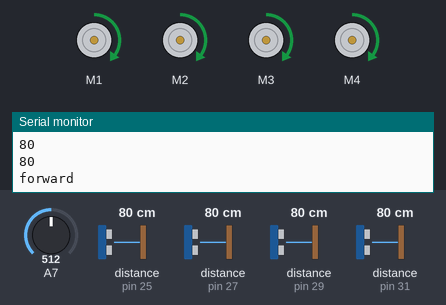
The sketch below on a simulated Arduino Uno, built with avr-gcc and run on an emulated ATmega328P. On the bench: 4 × DC motor (green arrow = forward, orange = backward, longer = faster), the last lines printed to the serial monitor. The test bench sets the inputs (shaded band); at power-on: distance to the obstacle (sensors on pin 29, pin 27, pin 31, pin 25) 80 cm, A7 = 512. The echo pulse lasts 58.3 µs per cm.

Above: at 1.2 s.
1.3 s: distance to the obstacle (sensor on pin 29) set to 2 cm
At 2.1 s:
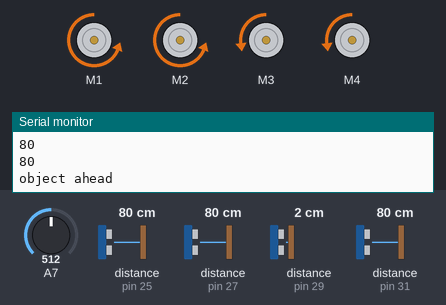
4.3 s: distance to the obstacle (sensor on pin 27) set to 4 cm
At 5.9 s:
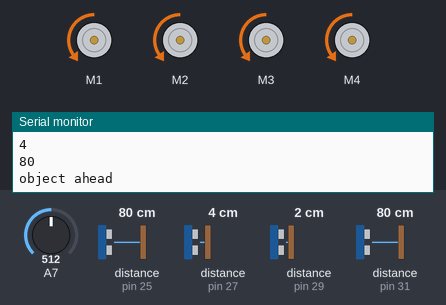
7.3 s: distance to the obstacle (sensor on pin 29) set to 35 cm
10.1 s: distance to the obstacle (sensor on pin 31) set to 18 cm
11.6 s: distance to the obstacle (sensor on pin 31) set to 13 cm
At 12.6 s:
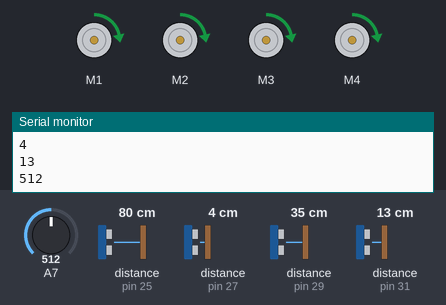
13.1 s: distance to the obstacle (sensor on pin 27) set to 13 cm
14.6 s: distance to the obstacle (sensor on pin 27) set to 18 cm
At 15.3 s:
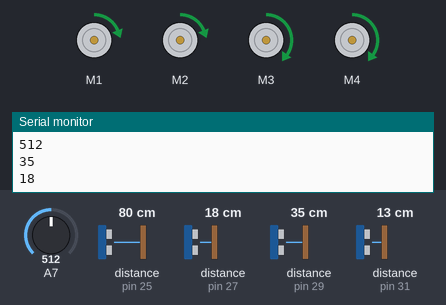
Timing chart, 0 to 17.1 s (numbered marks = the images above; inputs shaded):
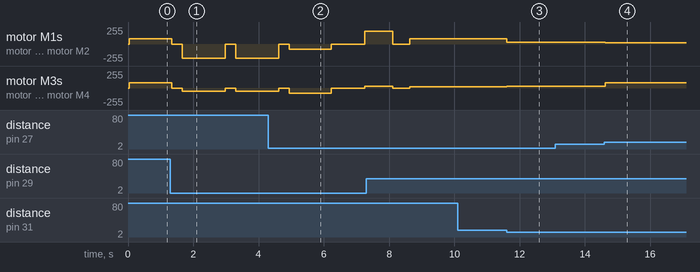

Measured:
- the behaviour switches between 16 and 15 cm on distance to the obstacle (sensor on pin 31) (found by bisection; images 2 and 3)
- the behaviour switches between 15 and 16 cm on distance to the obstacle (sensor on pin 27) (found by bisection; images 3 and 4)
- after the input at 1.3 s, motor M1, motor M2: alternates backward 210/255 for 1.3 s and stopped for 0.32 s, starting at once; motor M3, motor M4: alternates backward 50/255 for 1.3 s and stopped for 0.32 s, starting at once
- after the input at 11.6 s, motor M1, motor M2: forward 80/255 → forward 30/255 at once; motor M3, motor M4: forward 20/255 → forward 30/255 at once
- after the input at 14.6 s, motor M1, motor M2: forward 30/255 → forward 20/255 at once; motor M3, motor M4: forward 30/255 → forward 80/255 at once

The sketch:

Project_carTest1.ino
```cpp
#include <AFMotor.h>
/*
 * We include the AF motor library, which provides direct commands to
 * set motor speed and direction. Below we initilize four motors, specifying
 * their specific connection to the motor shield.
 */
AF_DCMotor motor1(1); // Back Right
AF_DCMotor motor2(2); // Front Right
AF_DCMotor motor3(3); // Back Left
AF_DCMotor motor4(4); // Front Left

int roadMotorSpeed = 80;  // Set default power to send to motors
int slowMotorSpeed = 30;  // Set slow speed
//int highwayMotorSpeed = 120;
int turnSpeed = 30; // set turn speed

bool objectFront;
bool forward;
bool backward;
bool turnRight;
bool turnLeft;
int backUpTime = 1300; // set time in milliseconds for car to backup and turn
int forTurnTime = 850; // set time in milliseconds for car to turn forward


/*
 * Below we include the Ultrasonic library, which provides controls for our
 * Ultrasonic HC-SR04 sensors. Each sensor has a trigger pin and an echo pin,
 * both of which are connected to a digital I/O pin on the arduino board.
 * We use four sensors, so the 8 integers below describe which I/O pins each
 * set of trigger and echo pins are connected to.
 * The trigger pin is used to turn the sensor on, sending out a sound wave
 * The echo pin relays the time in microseconds that the sound wave travels.
 */
#include "Ultrasonic.h"
int trigPin1 = 24;    //Trig - green Jumper
int echoPin1 = 25;    //Echo - yellow Jumper
int trigPin2 = 26;    //Trig - green Jumper
int echoPin2 = 27;    //Echo - yellow Jumper
int trigPin3 = 28;    //Trig - green Jumper
int echoPin3 = 29;    //Echo - yellow Jumper
int trigPin4 = 30;    //Trig - green Jumper
int echoPin4 = 31;    //Echo - yellow Jumper

/*
 * Below we use a class from Ultrasonic.h called ultrasonic,
 * instanstiating for different instances of it, one for each sensor.
 * This class allows us to continually turn on the sensors, and automatically
 * converts the millisecond output from the echo pin into a distance measure.
 * Therefore, we get four integers, each of which describing the distance in
 * cm of the nearest object on all four sides of the car.
 * Side note, the max distance these sensors can read is 51 cm. Therefore,
 * if there are no objects within 51cm, the output remains at 51cm.
 */

Ultrasonic ultrasonic1(trigPin1,echoPin1);
Ultrasonic ultrasonic2(trigPin2,echoPin2);
Ultrasonic ultrasonic3(trigPin3,echoPin3);
Ultrasonic ultrasonic4(trigPin4,echoPin4);
int cm1 = (ultrasonic1.Ranging(CM)); // back
int cm2 = (ultrasonic2.Ranging(CM)); // right
int cm3 = (ultrasonic3.Ranging(CM)); // front
int cm4 = (ultrasonic4.Ranging(CM)); //left


/*
 * This function sets the speed of all four motors to the same speed.
 */
void roadSpeedSet(int speedIn) {
    motor1.setSpeed(speedIn);
    motor2.setSpeed(speedIn);
    motor3.setSpeed(speedIn);
    motor4.setSpeed(speedIn);
    return;
}

/*
 * This function tells the car to move forward at whatever speed is
 * already set
 */
void roadSpeedRun() {
     motor1.run(FORWARD);
     motor2.run(FORWARD);
     motor3.run(FORWARD);
     motor4.run(FORWARD);
     forward = true;
     delay(20);
     return;
}

/*
 * This function tells the car to move backward at whatever speed is
 * already set
 */
void roadSpeedBack() {
     motor1.run(BACKWARD);
     motor2.run(BACKWARD);
     motor3.run(BACKWARD);
     motor4.run(BACKWARD);
     forward = false;
     backward = true;
     delay(1300);
     return;
}

/*
 * This function tells the car to gradually transition from a high speed
 * to a low speed.
 */
void slowDownSpeed(int speedIn, int speedOut, int dist) {
     motor1.run(FORWARD);
     motor2.run(FORWARD);
     motor3.run(FORWARD);
     motor4.run(FORWARD);
     forward = true;

     while (dist < 10 && speedIn > speedOut){
      speedIn --;
      roadSpeedSet(speedIn);
      delay(10);
    }
     return;
}

/*
 * This function tells the car to gradually transition from a low speed
 * to a high speed.
 */
void speedUpSpeed(int speedIn, int speedOut) {
     motor1.run(FORWARD);
     motor2.run(FORWARD);
     motor3.run(FORWARD);
     motor4.run(FORWARD);
     forward = true;
     for (int i=speedIn; i< speedOut; i++) {
       roadSpeedSet(i);
       delay(10);
    }
     return;
}

/*
 * This function tells the car to stop by releasing all the motors
 */
void stopRun() {
     motor1.run(RELEASE);
     motor2.run(RELEASE);
     motor3.run(RELEASE);
     motor4.run(RELEASE);
     forward = false;
     backward = false;
     turnRight = false;
     turnLeft = false;
     delay(20);
     return;
}

/*
 * This function tells the car to turn right, by setting the wheels on the
 * left to a high speed, and the wheels on the right to a low speed.
 * These functions are meant to be slight turns, while the car is still
 * moving forward.
 */

int turnStraightHigh = 50;
int turnStraightLow = 10;
void turnRightSpeed(int speedIn) {
     int turnSpeed = speedIn + turnStraightHigh;
     motor4.setSpeed(turnSpeed);
     motor3.setSpeed(turnSpeed);
     motor1.setSpeed(speedIn-turnStraightLow);
     motor2.setSpeed(speedIn-turnStraightLow);
     motor1.run(FORWARD);
     motor2.run(FORWARD);
     motor3.run(FORWARD);
     motor4.run(FORWARD);
     turnRight = true;
     forward = true;
     delay(20);
     return;
}

/*
 * Tells the car to turn left
 */
void turnLeftSpeed(int speedIn) {
     int turnSpeed = speedIn + turnStraightHigh;
     motor1.setSpeed(turnSpeed);
     motor2.setSpeed(turnSpeed);
     motor4.setSpeed(speedIn-turnStraightLow);
     motor3.setSpeed(speedIn-turnStraightLow);
     motor1.run(FORWARD);
     motor2.run(FORWARD);
     motor3.run(FORWARD);
     motor4.run(FORWARD);
     turnLeft = true;
     forward = true;
     delay(20);
     return;
}

/*
 * The following four functions are all intended for the car to be stopped,
 * and then execute a 90 degree turn.
 * The car can turn left and right, going forward and backward.
 * The delay in each of the function is intended to be calibrated to ensure
 * the turn lasts until a 90 degree turn is made.
 */
 int turnHigh = 120;
 int turnLow = 40;
void backLeft(int speedIn) {
     int turnSpeed = speedIn + turnHigh;
     motor1.setSpeed(turnSpeed);
     motor2.setSpeed(turnSpeed);
     motor3.setSpeed(speedIn-turnLow);
     motor4.setSpeed(speedIn-turnLow);
     motor1.run(BACKWARD);
     motor2.run(BACKWARD);
     motor3.run(BACKWARD);
     motor4.run(BACKWARD);
     forward = false;
     backward = true;
     delay(backUpTime);
     return;
}


void backRight(int speedIn) {
     int turnSpeed = speedIn + turnHigh;
     motor3.setSpeed(turnSpeed);
     motor4.setSpeed(turnSpeed);
     motor1.setSpeed(speedIn-turnLow);
     motor2.setSpeed(speedIn-turnLow);
     motor1.run(BACKWARD);
     motor2.run(BACKWARD);
     motor3.run(BACKWARD);
     motor4.run(BACKWARD);
     forward = false;
     backward = true;
     delay(backUpTime);
     return;
}

void frontLeft(int speedIn) {
     int turnSpeed = speedIn + turnHigh;
     motor1.setSpeed(turnSpeed);
     motor2.setSpeed(turnSpeed);
     motor3.setSpeed(speedIn-turnLow);
     motor4.setSpeed(speedIn-turnLow);
     motor1.run(FORWARD);
     motor2.run(FORWARD);
     motor3.run(FORWARD);
     motor4.run(FORWARD);
     forward = false;
     backward = true;
     delay(forTurnTime);
     return;
}


void frontRight(int speedIn) {
     int turnSpeed = speedIn + turnHigh;
     motor3.setSpeed(turnSpeed);
     motor4.setSpeed(turnSpeed);
     motor1.setSpeed(speedIn-turnLow);
     motor2.setSpeed(speedIn-turnLow);
     motor1.run(FORWARD);
     motor2.run(FORWARD);
     motor3.run(FORWARD);
     motor4.run(FORWARD);
     forward = false;
     backward = true;
     delay(forTurnTime);
     return;
}

/*
 * This function was built to test if the car could turn in place 180 degrees.
 * It failed in practice because there was not enough friction between the
 * ground and the wheels.
 */

void turn180(int speedIn) {
     int turnSpeed = speedIn+ 50;
     motor4.setSpeed(turnSpeed);
     motor3.setSpeed(turnSpeed);
     motor1.setSpeed(turnSpeed);
     motor2.setSpeed(turnSpeed);
     motor1.run(BACKWARD);
     motor2.run(BACKWARD);
     motor3.run(FORWARD);
     motor4.run(FORWARD);
     turnRight = true;
     forward = true;
     delay(1000);
     return;
}


/*
 * The following two functions relay if there is an object within
 * 15 cm on the right of left side of the car.
 */

bool objectRight(int cmR){
  if (cmR <= 15){
      return true;
  }
  else {
    return false;
  }
}

bool objectLeft(int cmL){
  if (cmL <= 15){
      return true;
  }
  else {
    return false;
  }
}


void setup() {
  // put your setup code here, to run once:
    Serial.begin(9600);
    roadSpeedSet(roadMotorSpeed);
}

void loop() {
  // put your main code here, to run repeatedly:


  /*
   * We start by reading an analog value, which is connected to our On/Off
   * switch. If there is a large value, we start the car. If the value is
   * less than a cutoff level, the don't start the car.
   * Note our switch used is not perfect and there is sometimes enough bleed
   * through for the car to turn on briefly when it should be off.
   */
  int start = analogRead(7);
  Serial.println(start);

  if (start > 400){

      /*
       * Now we start reading the sensor values.
       */
      cm1 = (ultrasonic1.Ranging(CM)); //back
      cm2 = (ultrasonic2.Ranging(CM)); //right
      cm3 = (ultrasonic3.Ranging(CM)); // front
      cm4 = (ultrasonic4.Ranging(CM)); //left
       // Full cruise mode, no objects ahead
      Serial.println(cm3);
      Serial.println(cm2);
      Serial.println(cm4);
      if (cm3 >45){
         Serial.println("forward");
         turnLeft = false;
         turnRight = false;
         roadSpeedSet(roadMotorSpeed);
         roadSpeedRun();
      }
      /*
       * If an object is really close to the back, we stop. This function
       * is intended for the car to enter a parking mode, and then stop.
       */
      if (cm1 <= 10){
        stopRun();
        delay(1000);
      }

      /*
       * Below we have a situtation where an object is between 25 and
       * 45 cm ahead. If there is no object to the right, the car will
       * slowly drift to the right. If no object to the left, but an
       * object on the right, it will drift to the left. If there is an
       * object on both sides, it will go straight at a slower speed.
       *
       * Note, in practice, the effects of this function are hard to see
       * because the car traverses the 20 cm range of this function quite
       * quickly.
       */
      else if (cm3 >25 && cm3<=45 && cm1 > 10){
        roadSpeedSet(slowMotorSpeed);
        if (!objectRight(cm2)){
          turnRightSpeed(slowMotorSpeed);
        }
        else if (!objectLeft(cm4)){
          turnLeftSpeed(slowMotorSpeed);
        }
        else if (objectLeft(cm4) && objectRight(cm2)){
          roadSpeedRun();
        }
      }


      /*
       * Below is where the accident prevention and turning capabilities
       * come into play.
       * This section of the loop only activates if an object is within
       * 25cm of the front sensor, telling the car to stop and then turn
       * a certain direction depending on its surroundings.
       */
      else if (cm3<=25 && cm1 > 10){
        Serial.println("object ahead");

        stopRun();
        delay(300);

        /*
         * Here is the case for no objects beings on the left or right.
         * If there car recently turned left, it will turn right and vice
         * verse.
         */
        if (!objectRight(cm2) && !objectLeft(cm4)){

          if (turnLeft){
            Serial.println("Simple turn Left");
            backRight(90);
            turnLeft = false;
            turnRight = true;
          }
          else{
            backLeft(90);
            Serial.println("Simple turn Right");
            turnLeft = true;
            turnRight = false;
          }
        }

        /*
         * Here is the case where an object is on the left.
         * The car will back up, pause, and then move forward and right.
         */
        else if (objectLeft(cm4) && !objectRight(cm2)){
          roadSpeedSet(roadMotorSpeed);
          roadSpeedBack();
          stopRun();
          delay(1000);
          frontRight(70);
          stopRun();
          delay(500);
          turnRight = true;
          Serial.println("object left");
        }
        /*
         * Here is the case where an object is on the right.
         * The car will back up, pause, and then move forward and left.
         */
        else if (objectRight(cm2) && !objectLeft(cm4)){
          roadSpeedSet(roadMotorSpeed);
          roadSpeedBack();
          stopRun();
          delay(1000);
          frontLeft(70);
          stopRun();
          delay(500);
          turnLeft = true;
          Serial.println("object right");

        }
        /*
         * If an object is on both sides, the car just moves backwards and pauses.
         */
        else if (objectLeft(cm4) && objectRight(cm2)){
          roadSpeedSet(roadMotorSpeed);
          roadSpeedBack();
          delay(1000);
          Serial.println("Object Both Sides");

        }

      }
  }
  else if (start < 400){
    stopRun();
  }


}
```
